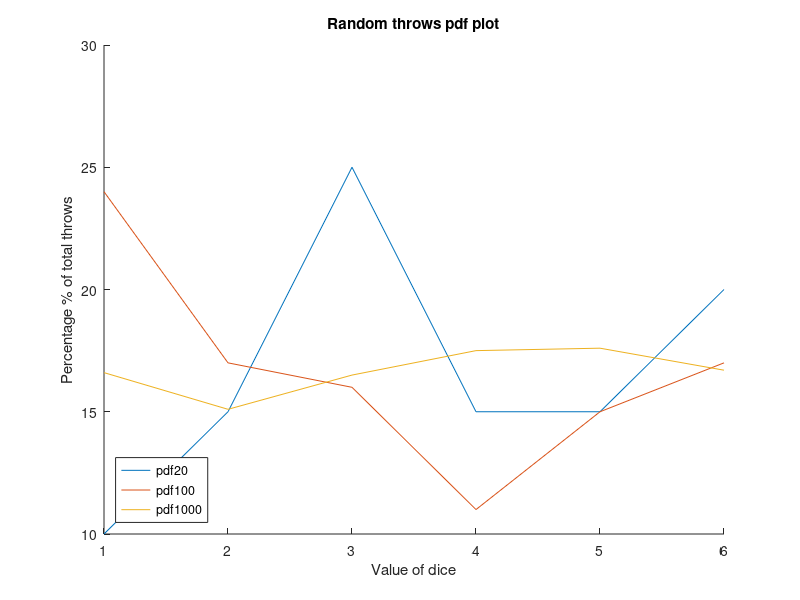
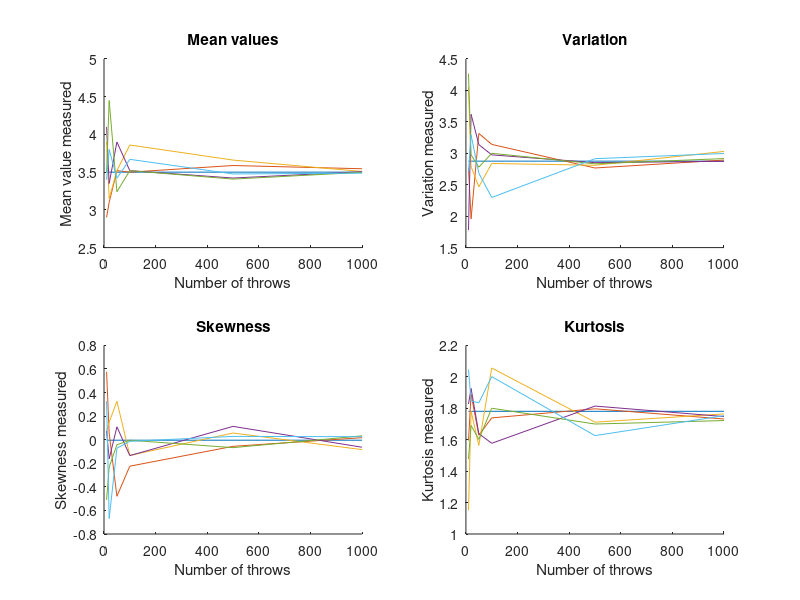
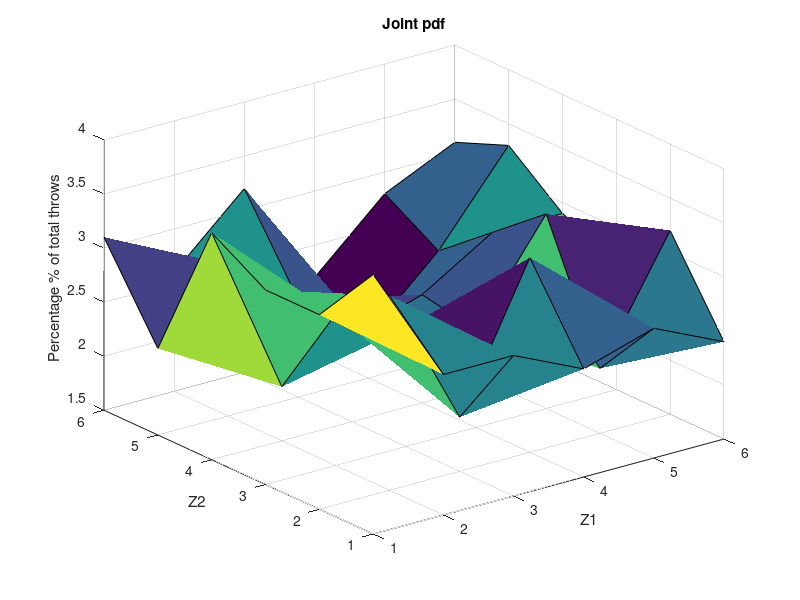
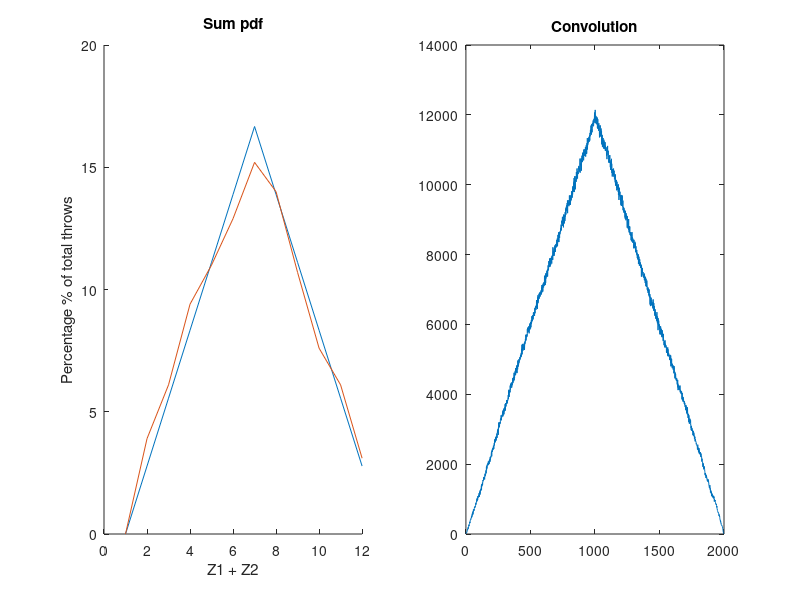

Reproduce these figures in MATLAB, in order. (Note: this script raises an error after producing the figures.)
clear;
clc;
%------------------------------erwthma-2-----------------------------------

N1 = [20 100 1000];
pdf = zeros(3,6);
for i=1:3
    rand_throws = [];
    rand_throws = ceil(rand(1,N1(i))*6); %ceil so that '0' is excluded
    pdf(i,:) = zeros(1,6);
    for j=1:N1(i)
        pdf(i,rand_throws(j)) = pdf(i,rand_throws(j))+1;
    end
end
figure('Name','Random throws pdf plot','NumberTitle','off');
hold on;
plot([1:6], pdf(1,:)*5, [1:6], pdf(2,:), [1:6], pdf(3,:)*0.1); %normalization to 1000 to see difference
legend({'pdf20','pdf100','pdf1000'},'Location','southwest');
title('Random throws pdf plot')
xlabel('Value of dice');
ylabel('Percentage % of total throws');
hold off;

figure('Name','Mean values - Variation - Skewness - Kurtosis','NumberTitle','off');

N = [10, 20, 50, 100, 500, 1000];

subplot(2,2,1);
hold on;
plot(N,[3.5 3.5 3.5 3.5 3.5 3.5]);
for n=1:5
    for i=1:6
        rand_throws = [];
        rand_throws = ceil(rand(1,N(i))*6);
        mean_val(i) = mean(rand_throws);
        var_val(i) = var(rand_throws);
        skewness_val(i) = skewness(rand_throws);
        kurtosis_val(i) = kurtosis(rand_throws);
    end
    plot(N, mean_val);
end
title('Mean values')
xlabel('Number of throws');
ylabel('Mean value measured');
hold off;

subplot(2,2,2);
hold on;
plot(N,[2.875 2.875 2.875 2.875 2.875 2.875]);
for n=1:5
    for i=1:6
        rand_throws = [];
        rand_throws = ceil(rand(1,N(i))*6);
        mean_val(i) = mean(rand_throws);
        var_val(i) = var(rand_throws);
        skewness_val(i) = skewness(rand_throws);
        kurtosis_val(i) = kurtosis(rand_throws);
    end
    plot(N, var_val);
end
title('Variation')
xlabel('Number of throws');
ylabel('Variation measured');
hold off;

subplot(2,2,3);
hold on;
plot(N,[-0.0043 -0.0043 -0.0043 -0.0043 -0.0043 -0.0043]);
for n=1:5
    for i=1:6
        rand_throws = [];
        rand_throws = ceil(rand(1,N(i))*6);
        mean_val(i) = mean(rand_throws);
        var_val(i) = var(rand_throws);
        skewness_val(i) = skewness(rand_throws);
        kurtosis_val(i) = kurtosis(rand_throws);
    end
    plot(N, skewness_val);
end
title('Skewness')
xlabel('Number of throws');
ylabel('Skewness measured');
hold off;

subplot(2,2,4);
hold on;
plot(N,[1.7806 1.7806 1.7806 1.7806 1.7806 1.7806]);
for n=1:5
    for i=1:6
        rand_throws = [];
        rand_throws = ceil(rand(1,N(i))*6);
        mean_val(i) = mean(rand_throws);
        var_val(i) = var(rand_throws);
        skewness_val(i) = skewness(rand_throws);
        kurtosis_val(i) = kurtosis(rand_throws);
    end
    plot(N, kurtosis_val);
end
title('Kurtosis')
xlabel('Number of throws');
ylabel('Kurtosis measured');
hold off;

%------------------------------erwthma-3-----------------------------------
Z1 = ceil(rand(1,1000)*6);
Z2 = ceil(rand(1,1000)*6);
joint_pdf = zeros(6,6);
for i=1:1000
    joint_pdf(Z1(i),Z2(i)) = joint_pdf(Z1(i),Z2(i))+1;
end
figure('Name','Joint pdf','NumberTitle','off');
surf(joint_pdf/10);
title('Joint pdf')
xlabel('Z1');
ylabel('Z2');
zlabel('Percentage % of total throws');

y = Z1 + Z2;
sum_pdf = zeros(1,12);
for i=1:1000
    sum_pdf(y(i)) = sum_pdf(y(i))+1;
end
sum_possibility = zeros(1,12);
sum_possibility(1) = 0;     %no possible combination
sum_possibility(2) = 1/36;  %P(Z1=1)*P(Z2=1)=(1/6)*(1/6)=1/36
sum_possibility(3) = 1/18;  %P(Z1=1)*P(Z2=2)+P(Z1=2)*P(Z2=1)=2/36=1/18
sum_possibility(4) = 1/12;  %possible pairs:(Z1,Z2)={(1,3),(2,2),(3,1)}
sum_possibility(5) = 1/9;   %possible pairs:(Z1,Z2)={(1,4),(2,3),(3,2),(4,1)}
sum_possibility(6) = 5/36;  %possible pairs:(Z1,Z2)={(1,5),(2,4),(3,3),(4,2),(5,1)}
sum_possibility(7) = 1/6;   %possible pairs:(Z1,Z2)={(1,6),(2,5),(3,4),(4,3),(5,2),(6,1)}
sum_possibility(8) = 5/36;  %possible pairs:(Z1,Z2)={(2,6),(3,5),(4,4),(5,3),(6,2)}
sum_possibility(9) = 1/9;   %possible pairs:(Z1,Z2)={(3,6),(4,5),(5,4),(6,3)}
sum_possibility(10) = 1/12; %possible pairs:(Z1,Z2)={(4,6),(5,5),(6,4)}
sum_possibility(11) = 1/18; %possible pairs:(Z1,Z2)={(5,6),(6,5)}
sum_possibility(12) = 1/36; %possible pair:(Z1,Z2)={(6,6)}
convolution = conv(Z1,Z2);
figure('Name','Sum pdf - Convolution','NumberTitle','off');
subplot(1,2,1);
hold on;
plot(sum_possibility*100);
plot(sum_pdf/10);
hold off;
title('Sum pdf')
xlabel('Z1 + Z2');
ylabel('Percentage % of total throws');

subplot(1,2,2);
plot(convolution);
title('Convolution');

%------------------------------erwthma-4-----------------------------------
f = @(x)(x-5).^4+3*x; %looking for min
diff_f = @(x)4*(x-5).^3+3;
syms x;
local_edges(1:3) = double(solve(4*(x-5).^3+3 == 0,x));
[min_edge, index_of_min_edge] = min(f(local_edges));
x_of_min_edge = local_edges(index_of_min_edge);
disp(['min edge: ',num2str(x_of_min_edge)]);

%--------Gradient Descent
xi_gr = rand()*500;
h = 3.1e-6;
epsilon = 1e-10;
xi_new_gr = xi_gr+10;
gradient_iterations = 0;
while abs(xi_new_gr-xi_gr)>=epsilon
    xi_gr = xi_new_gr;
    xi_new_gr = xi_gr - h*diff_f(xi_gr);
    gradient_iterations = gradient_iterations + 1;
end
disp(['min edge found with gradient:', num2str(xi_gr)]);
disp(['gradient iterations: ', num2str(gradient_iterations)]);

%--------Newton Method
diff_diff_f = @(x)12*(x-5).^2;
xi_n = rand()*50;
h = 0.01;
epsilon = 1e-6;
xi_new_n = xi_n+10;
newtons_iterations = 0;
while abs(xi_new_n-xi_n)>=epsilon
    xi_n = xi_new_n;
    xi_new_n = xi_n - 1/diff_diff_f(xi_n)*diff_f(xi_n);
    newtons_iterations = newtons_iterations + 1;
end
disp(['min edge found with Newtons method :', num2str(xi_gr)]);
disp(['Newtons method iterations: ',num2str(newtons_iterations)]);